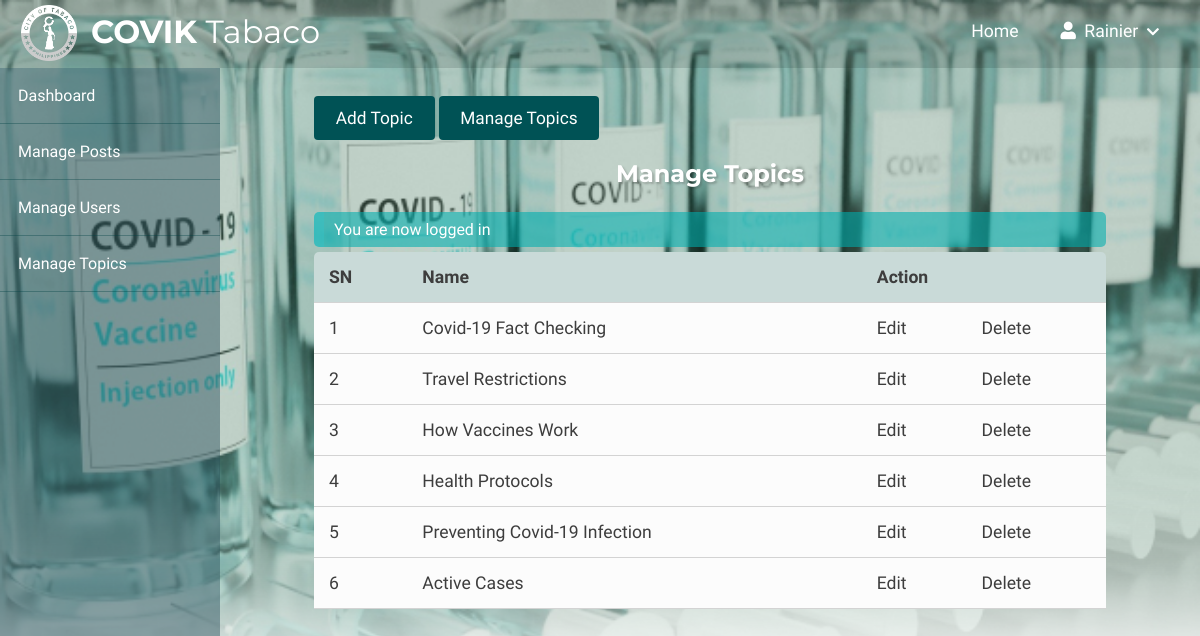
Page /admin/topics/index.php (signed in) on the committed database.
### tables this page shows
CREATE TABLE `topics` (
  `id` int(11) NOT NULL,
  `name` varchar(100) NOT NULL,
  `description` text NOT NULL
);

### app/controllers/topics.php (called while the page is built, shortened)
<?php
include(ROOT_PATH . "/app/database/db.php");
$table = 'topics';
$topics = selectAll($table);

### app/database/db.php (called while the page is built, shortened)
<?php
require('connect.php');
function selectAll($table, $conditions = [])
{
     global $conn;
     $sql = "SELECT * FROM $table";
     if (empty($conditions)) {
          $stmt = $conn->prepare($sql);
          $stmt->execute();
          $records = $stmt->get_result()->fetch_all(MYSQLI_ASSOC);
          return $records;
     }
}

### admin/topics/index.php (the view, shortened to what this page needs)
<?php include(ROOT_PATH . "/app/controllers/topics.php");
?>
<!DOCTYPE html>
<html lang="en">
<head>
     <link
          rel="stylesheet"
          href="https://pro.fontawesome.com/releases/v5.10.0/css/all.css"
     />
     <link rel="stylesheet" href="../../assets/css/style.css" />
     <link rel="stylesheet" href="../../assets/css/admin.css" />
</head>
     <body class="admin-body">
          <?php include(ROOT_PATH . "/app/includes/adminHeader.php"); ?>
          <div class="admin-wrapper">
               <?php include(ROOT_PATH . "/app/includes/adminSidebar.php"); ?>
               <div class="admin-content">
                    <div class="button-group">
                         <a href="create.php" class="btn btn-big">Add Topic</a>
                         <a href="index.php" class="btn btn-big">Manage Topics</a>
                    </div>
                    <div class="content">
                         <h2 class="page-title">Manage Topics</h2>
                         <?php include(ROOT_PATH . "/app/includes/messages.php"); ?>
                         <table>
                              <thead class="thead">
                                   <th class="table-design">SN</th>
                                   <th class="table-design">Name</th>
                                   <th class="table-design" colspan="2">Action</th>
                              </thead>
                              <tbody class="tbody">
                                   <?php foreach ($topics as $key => $topic): ?>
                                        <tr>
                                             <td class="table-design"><?php echo $key + 1; ?></td>
                                             <td class="table-design"><?php echo $topic['name']; ?></td>
                                             <td class="table-design"><a href="edit.php?id=<?php echo $topic['id']; ?>" class="edit">Edit</a></td>
                                             <td class="table-design"><a href="index.php?del_id=<?php echo $topic['id']; ?>" class="delete">Delete</a></td>
                                        </tr>
                                   <?php endforeach; ?>
                              </tbody>
                         </table>
                    </div>
               </div>
          </div>
     </body>
</html>

### assets/css/style.css (style rules this page uses)
* { box-sizing: border-box; }
html { height: 100%; padding: 0; margin: 0; font-family: "Be vietnam", sans-serif; }
body { height: 130%; padding: 0; margin: 0; background: url(../images/bg-index.png); background-repeat: no-repeat; background-size: 100%; }
h1, h2, h3, h4, h5, h6 { font-family: "Montserrat", sans-serif; color: rgb(61, 61, 61); margin: 5px; }
a { text-decoration: none; color: inherit; }
.btn { padding: 0.5rem 1rem; background: #005255; color: white; border: 1px solid transparent; border-radius: 0.25rem; font-size: 1.08em; font-family: "Be vietnam", sans-serif; }
.btn-big { padding: 0.7rem 1.3rem; line-height: 1.3rem; cursor: pointer; }
.content { width: 90%; margin: 30px auto 30px; }

### assets/css/admin.css (style rules this page uses)
html { font-family: "Be vietnam", sans-serif !important; }
.admin-body { height: 100% !important; }
.admin-wrapper { display: flex; height: calc(100% - 68px); color: white; }
.admin-wrapper .admin-content { flex: 8; height: 100%; padding: 40px 100px 100px; overflow-y: auto; }
.admin-wrapper .admin-content .button-group { margin: 0 5%; }
.admin-wrapper .page-title { color: white; text-align: center; margin-bottom: 1.5rem; text-shadow: 2px 2px 2px rgba(53, 53, 53, 0.25); }
table { width: 100%; border-collapse: collapse; border-top-left-radius: 5px; border-top-right-radius: 5px; font-size: 1.1rem; overflow: hidden; }
table .thead { background: #c9dad8; color: rgb(61,61,61); }
table .tbody { background: #fcfcfc; color: rgb(61,61,61); }
.table-design { padding: 15px; text-align: left; border-bottom: 1px solid #d3d3d3; }
@media only screen and (max-width: 1280px) { .admin-wrapper .admin-content { padding: 40px 75px 100px; } }
@media only screen and (max-width: 1225px) { .admin-wrapper .admin-content { padding: 40px 50px 100px; } }

### rows in the picture
topics: name "Covid-19 Fact Checking"
topics: name "Travel Restrictions"
topics: name "How Vaccines Work"
topics: name "Health Protocols"
topics: name "Preventing Covid-19 Infection"
topics: name "Active Cases"

### other values in the picture
$_SESSION['username'] "Rainier"
$_SESSION['message'] "You are now logged in"
